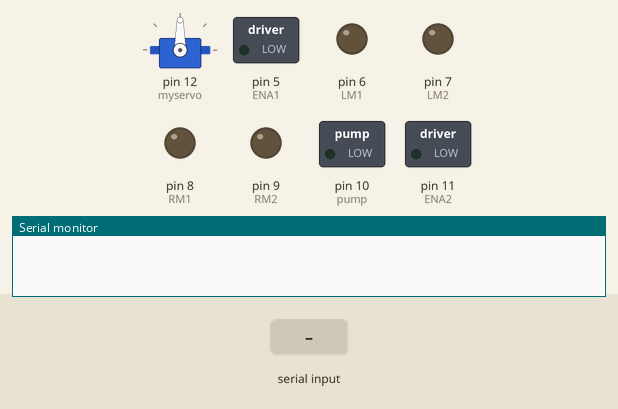
Recording of a sketch running on a simulated Arduino Uno, built with avr-gcc and run on an emulated ATmega328P. On the bench: servo, switched loads named in the sketch (green lamp = pin HIGH), output pins drawn as LEDs (lit = HIGH), the last lines printed to the serial monitor. Inputs (shaded band) come from the test bench.

Above: at 1.2 s.
1.3 s: "P" received over Serial
At 1.45 s:
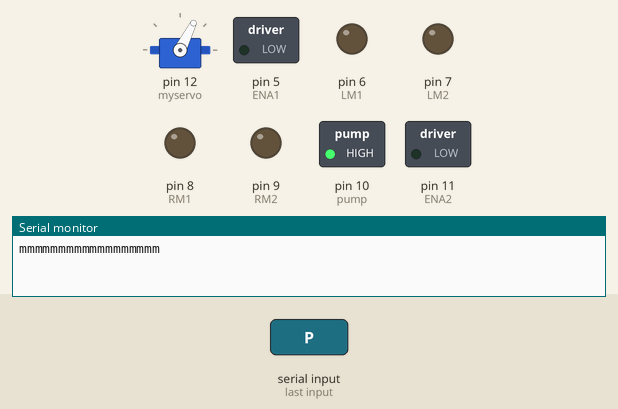
4.3 s: "F" received over Serial
At 5.7 s:
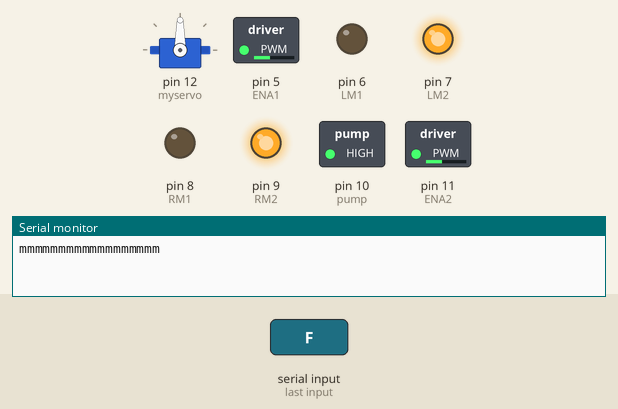
6.0 s: "R" received over Serial
At 7.1 s:
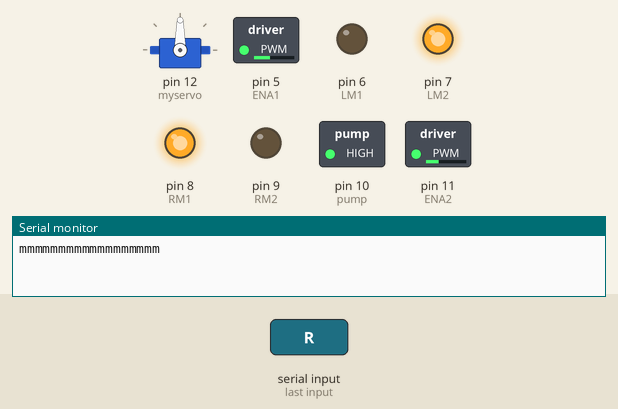
7.5 s: "B" received over Serial
At 8.2 s:
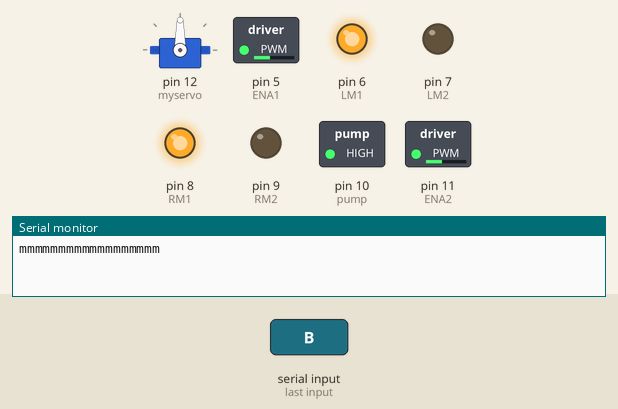
9.0 s: "L" received over Serial
At 9.4 s:
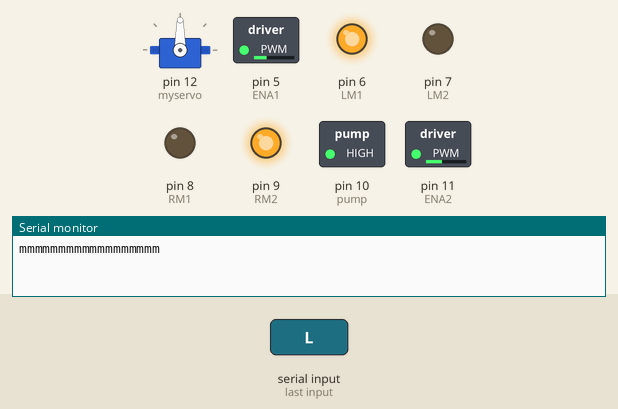
10.5 s: "P" received over Serial
At 10.65 s:
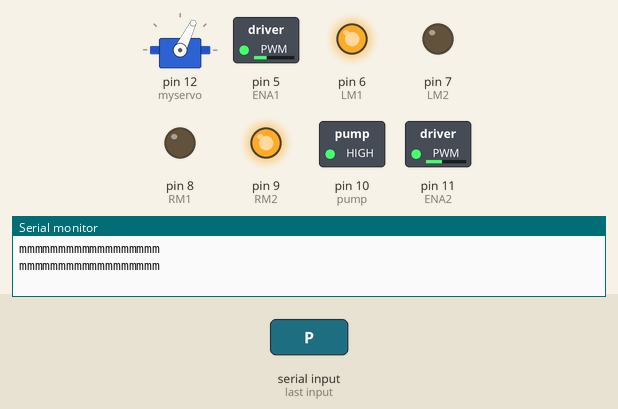
Timing chart, 0 to 14.5 s (numbered marks = the images above; inputs shaded):
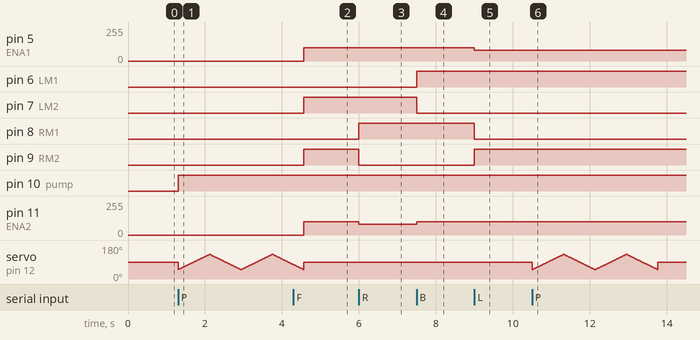

Measured:
- after the input at 4.3 s, pin 5 (ENA1), pin 11 (ENA2): 0/255 → 100/255 after 0.27 s; pin 7 (LM2), pin 9 (RM2): LOW → HIGH after 0.27 s
- after the input at 6.0 s, pin 8 (RM1): LOW → HIGH at once; pin 9 (RM2): HIGH → LOW at once; pin 11 (ENA2): 100/255 → 80/255 at once
- after the input at 7.5 s, pin 6 (LM1): LOW → HIGH at once; pin 7 (LM2): HIGH → LOW at once; pin 11 (ENA2): 80/255 → 100/255 at once
- after the input at 9.0 s, pin 5 (ENA1): 100/255 → 80/255 at once; pin 8 (RM1): HIGH → LOW at once; pin 9 (RM2): LOW → HIGH at once

The sketch:

Fire_Fighting_Robot.ino
```cpp
#include <Servo.h>

Servo myservo;

#define Left 2      // left sensor
#define Right 3     // right sensor
#define Forward 4   // front sensor
#define LM1 6       // left motor
#define LM2 7       // left motor
#define RM1 8       // right motor
#define RM2 9       // right motor
#define ENA1 5      // enable pin for motor 13
#define ENA2 11     // enable pin for motor 2
#define pump 10
//#define modeSwitch 13 // switch to toggle between manual and automatic modes

bool AutoMode = false;
  int fire = false ;
  char mode ;

void forward() {
  analogWrite(ENA1, 100);
  analogWrite(ENA2, 100);
  digitalWrite(LM1, LOW);
  digitalWrite(LM2, HIGH);
  digitalWrite(RM1, LOW);
  digitalWrite(RM2, HIGH);
}

void backward() {
  analogWrite(ENA1, 100);
  analogWrite(ENA2, 100);
  digitalWrite(LM1, HIGH);
  digitalWrite(LM2, LOW);
  digitalWrite(RM1, HIGH);
  digitalWrite(RM2, LOW);
}

void right() {
  analogWrite(ENA1, 100);
  analogWrite(ENA2, 80);
  digitalWrite(LM1, LOW);
  digitalWrite(LM2, HIGH);
  digitalWrite(RM1, HIGH);
  digitalWrite(RM2, LOW);


}

void left() {
  analogWrite(ENA1, 80);
  analogWrite(ENA2, 100);
  digitalWrite(LM1, HIGH);
  digitalWrite(LM2, LOW);
  digitalWrite(RM1, LOW);
  digitalWrite(RM2, HIGH);
}

void stop() {
  analogWrite(ENA1, 0);
  analogWrite(ENA2, 0);
  digitalWrite(LM1, LOW);
  digitalWrite(LM2, LOW);
  digitalWrite(RM1, LOW);
  digitalWrite(RM2, LOW);
}

void TurnOnPump() {
   digitalWrite(pump, HIGH);
bool x = digitalRead(pump);

  if (x==HIGH){
    Serial.println("mmmmmmmmmmmmmmmmmm");
  }
  // digitalWrite(pump, HIGH);
  //delay(500);

  for (int i = 50; i <= 130; i++) {
    myservo.write(i);
    delay(10);
  }
  for (int i = 130; i >= 50; i--) {
    myservo.write(i);
    delay(10);
  }
  for (int i = 50; i <= 130; i++) {
    myservo.write(i);
    delay(10);
  }
  for (int i = 130; i >= 50; i--) {
    myservo.write(i);
    delay(10);
  }

  //digitalWrite(pump, LOW);
  myservo.write(90);
  fire = false;
}

void setup() {
  pinMode(Left, INPUT);
  pinMode(Right, INPUT);
  pinMode(Forward, INPUT);
  pinMode(LM1, OUTPUT);
  pinMode(LM2, OUTPUT );
  pinMode(RM1, OUTPUT);
  pinMode(RM2, OUTPUT);
  pinMode(pump, OUTPUT);
  pinMode(ENA1, OUTPUT);
   pinMode(ENA2, OUTPUT);

  //pinMode(modeSwitch, INPUT_PULLUP); // Set modeSwitch pin as INPUT_PULLUP

  myservo.attach(12);
  myservo.write(90);

  Serial.begin(9600);
}

// void ManualMode() {
//  // if (Serial.available()) {
//     char command = Serial.read();
//     switch (command) {
//       case 'F':
//         forward();
//         break;
//       case 'B':
//         backward();
//         break;
//       case 'R':
//         right();
//         break;
//       case 'L':
//         left();
//         break;
//       case 'S':
//         stop();
//         break;
//       case 'P':
//         TurnOnPump();
//         break;
//     }
//   }

//}

void AutonomousMode() {
  int leftValue = digitalRead(Left);
  int rightValue = digitalRead(Right);
  int forwardValue = digitalRead(Forward);
  Serial.println("automode is onnnnnn");

  if (forwardValue == 0 && rightValue == 1 && leftValue == 1) {
    forward();
    fire = true ;
    delay(300);
    Serial.print("iam in the cursed function !!!!!!!!!!!!!");
  }
  else if (leftValue == 0 && rightValue == 1 && forwardValue == 1) {
  left();
  delay(300);
    Serial.print("INSIDE LEFT !!!!!!!!!!!!!");

  }
  else if (leftValue == 1 && rightValue == 0 && forwardValue == 1) {
  right();
  delay(300);

  }
  else if (forwardValue == 1 && rightValue == 1 && leftValue == 1) {
    stop();
    // TurnOnPump();
  }
  while(fire){
    stop();
    TurnOnPump() ;
  }
}


void loop() {
  if (Serial.available()) {
     mode = Serial.read();
    // if (mode == 'M') {
    //   AutoMode = false;
    if (mode == 'F' || mode=='R' || mode == 'B' ||  mode == 'L' ||  mode == 'S' || mode == 'P' ) {
      switch (mode) {
        case 'F':
          forward();
          break;
        case 'B':
          backward();
          break;
        case 'R':
          right();
          break;
        case 'L':
          left();
          break;
        case 'S':
          stop();
          break;
        case 'P':
          TurnOnPump();
          break;
          }
} // Set manual mode
    else if (mode == 'A') {
      AutoMode = true;  // Set automatic mode
    }
  }

  if (AutoMode) {
    AutonomousMode();
  }
  //  else {
  //   ManualMode();
  // }

}
```
